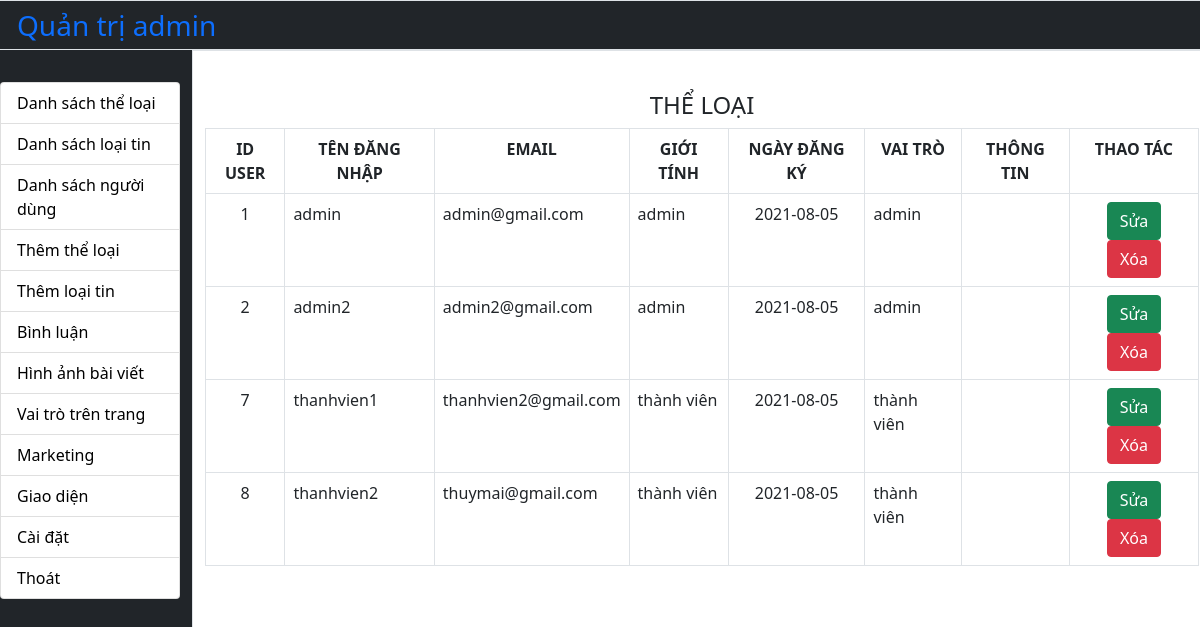
The page /tintuc/quantri/index.php?page=user_ds (signed in) on the database its author committed.
### tables this page shows
CREATE TABLE `users` (
  `idUser` int(11) NOT NULL,
  `username` varchar(50) NOT NULL,
  `password` varchar(50) NOT NULL,
  `email` varchar(200) NOT NULL,
  `ngay` date NOT NULL COMMENT 'Ngày đăng ký',
  `idGroup` tinyint(1) DEFAULT 0 COMMENT 'Quy ước: 0:thành viên, 1:admin',
  `gioiThieu` varchar(200) NOT NULL
);

### tintuc/quantri/functions.php (called while the page is built, shortened)
<?php
$host = 'localhost';
$dbname = 'php1_news';
$userdb = 'root';
$passdb = '';
$conn = new PDO("mysql:host=$host;dbname=$dbname;charset=utf8", $userdb, $passdb);
$conn->setAttribute(PDO::ATTR_ERRMODE, PDO::ERRMODE_EXCEPTION);
?>
<?php
function laydsUser()
{
    $sql = "SELECT idUser,username, password, email, ngay,idGroup,gioiThieu FROM users ORDER BY ngay";
    global $conn;
    $kq = $conn->query($sql);
    return $kq;
}
?>

### tintuc/quantri/user_ds.php (the view)
<?php
$listUser = laydsUser();
?>
<link rel="stylesheet" href="https://cdn.jsdelivr.net/npm/bootstrap@5.1.0/dist/css/bootstrap.min.css">
<h4 class="col-10 m-auto p-2 text-center">THỂ LOẠI</h4>
<table class="table table-bordered">
    <tr>
        <th class="text-center">ID USER</th class="text-center">
        <th class="text-center" >TÊN ĐĂNG NHẬP</th class="text-center">
        <th class="text-center">EMAIL</th class="text-center">
        <th class="text-center">GIỚI TÍNH</th class="text-center">
        <th class="text-center">NGÀY ĐĂNG KÝ</th class="text-center">
        <th class="text-center">VAI TRÒ</th class="text-center">
        <th class="text-center">THÔNG TIN</th class="text-center">
        <th class="text-center">THAO TÁC</th class="text-center">
    </tr>
    <?php foreach ($listUser as $row) { ?>
        <tr>
            <td class="text-center"><?= $row['idUser'] ?></td>
            <td><?= $row['username'] ?></td>
            <td ><?= $row['email'] ?></td>
            <td><?= ($row['idGroup'] ? "admin" : "thành viên") ?></td>
            <td class="text-center"><?= $row['ngay'] ?></td>
            <td><?= ($row['idGroup'] ? "admin" : "thành viên") ?></td>
            <td class="text-center"><?= $row['gioiThieu'] ?></td>
            <td class="text-center">
                <a class="btn btn-success" href="index.php?page=theloai_sua&idTL=<?=$row['idTL']?>">Sửa</a>
                <a class="btn btn-danger" href="theloai_xoa.php?idTL=<?=$row['idTL']?>" onclick="return confirm('Bạn có chắc muốn xóa?')" >Xóa</a>
            </td>
        </tr>
    <?php } ?>
</table>

### rows shown on the page
users: idUser "1", username "admin", email "admin@gmail.com", idGroup "admin", ngay "2021-08-05"
users: idUser "2", username "admin2", email "admin2@gmail.com", idGroup "admin", ngay "2021-08-05"
users: idUser "7", username "thanhvien1", email "thanhvien2@gmail.com", idGroup "thành viên", ngay "2021-08-05"
users: idUser "8", username "thanhvien2", email "thuymai@gmail.com", idGroup "thành viên", ngay "2021-08-05"
